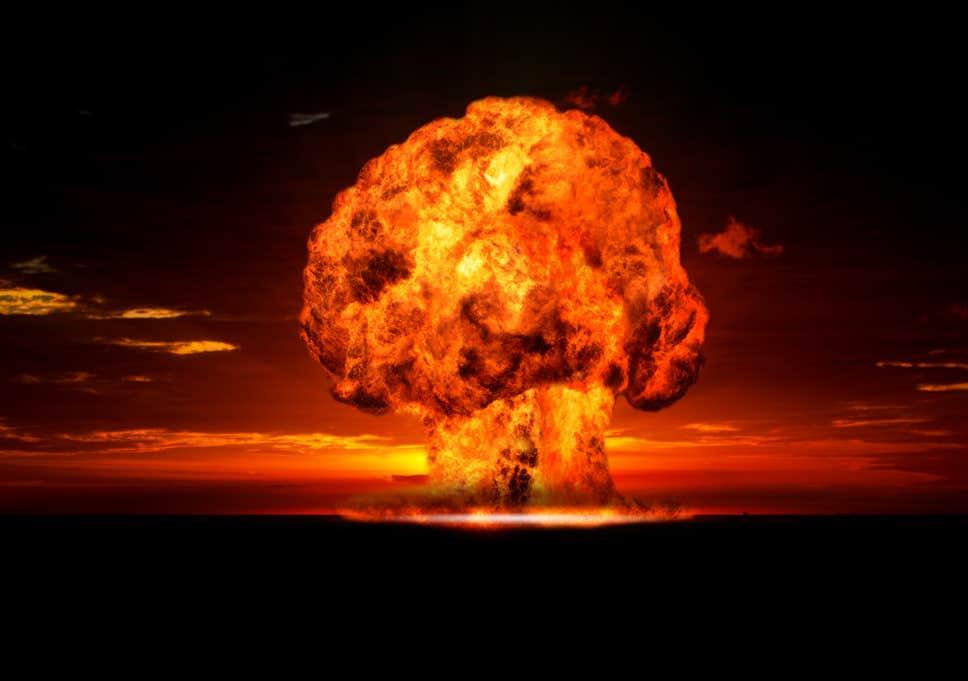
#> input picture expo.jpg, 968 x 681 px
$ python 'opencv10-1 - Copy.py'
#> lines starting #> are read from the running program, lines starting #| are printed output that depends on the picture
import cv2
img=cv2.imread('expo.jpg')
#> img is the input picture: shape (681, 968, 3); mean B, G, R 3.1, 21.9, 70
print(img.shape)
#| (681, 968, 3)
#tuple of no of rows,columns,channels
print(img.size)
#| 1977624
#total no of pixels
print(img.dtype)
#| uint8
#image datatype
b,g,r=cv2.split(img)
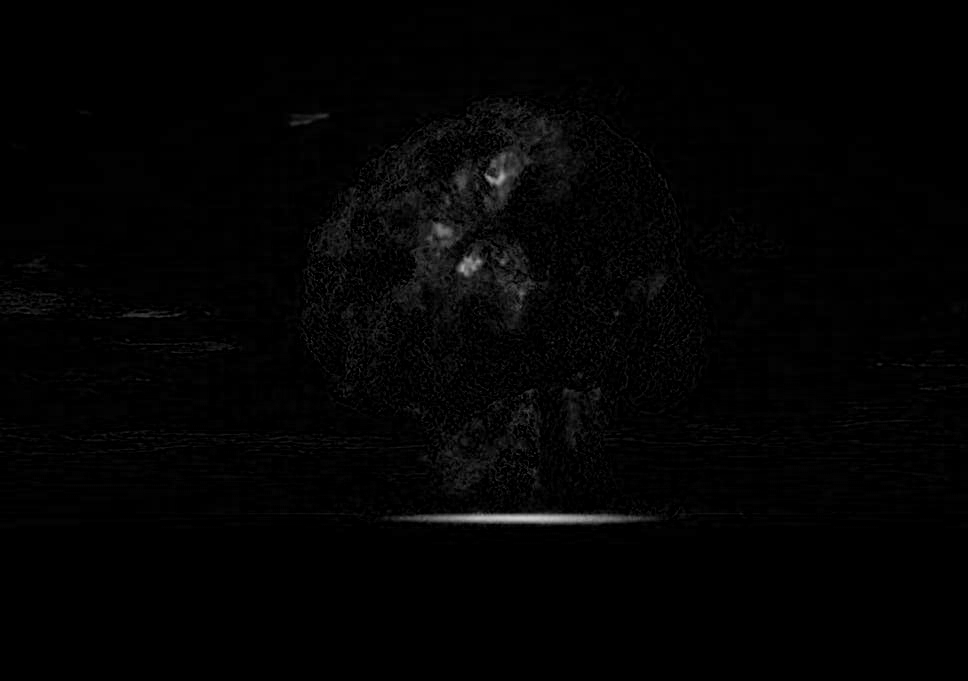
#> b: shape (681, 968); min 0, max 203, mean 3.1
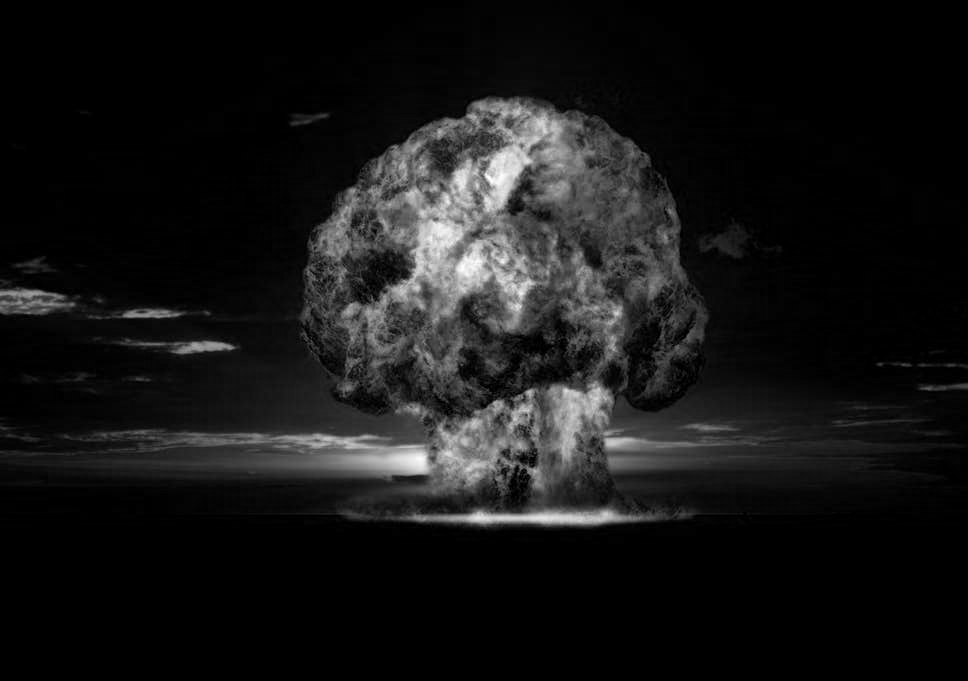
#> g: shape (681, 968); min 0, max 255, mean 21.9
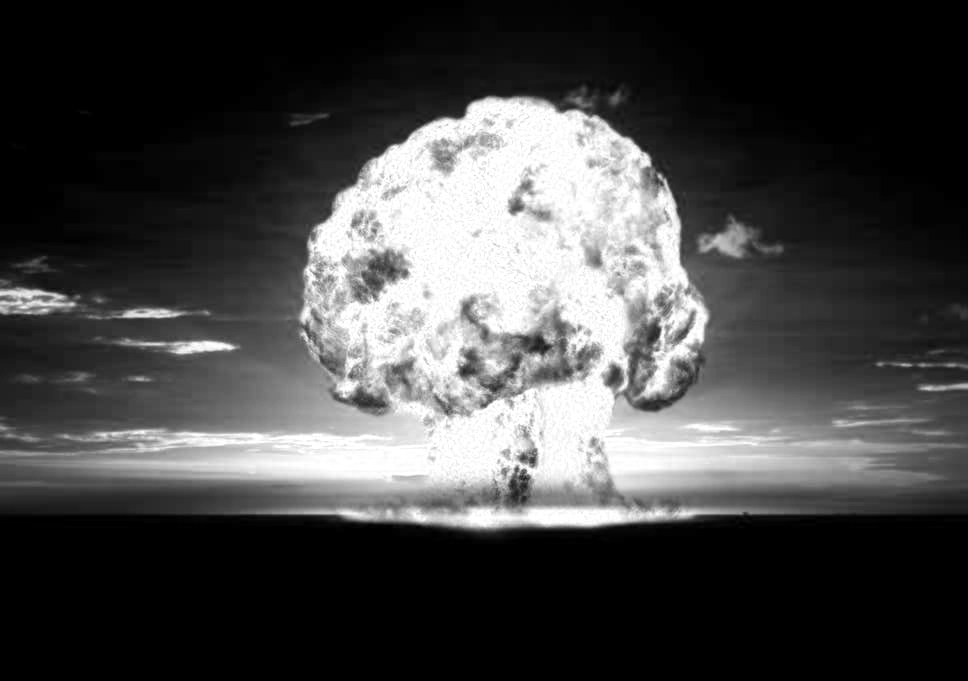
#> r: shape (681, 968); min 0, max 255, mean 70
img=cv2.merge((b,g,r))
cv2.imshow('image',img)
cv2.waitKey(0)
cv2.destroyAllWindows()
# for region of interest we should know the co-ordinates which is found out by callback function
'''
example
suppose we want to copy one object in image to another place
so first find out coordinates
like
splitpart=img[100:150,200:250]
img[300:350,400:450]=splitpart

'''

$ run again, with messi.jpg copied over expo.jpg
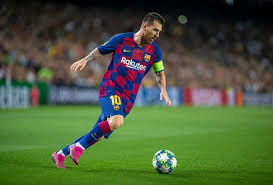
#> input picture messi.jpg, 273 x 185 px
#> img is the input picture: shape (185, 273, 3); mean B, G, R 59.2, 91.8, 75.8
#| (185, 273, 3)
#| 151515
#| uint8
#> `b,g,r=cv2.split(img)`:
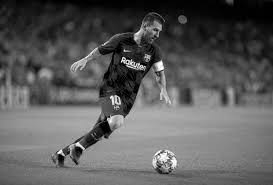
#> g: shape (185, 273); min 0, max 255, mean 91.8
#> `b,g,r=cv2.split(img)`:
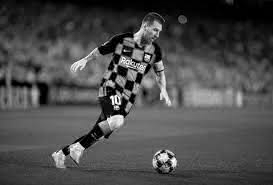
#> r: shape (185, 273); min 0, max 255, mean 75.8
